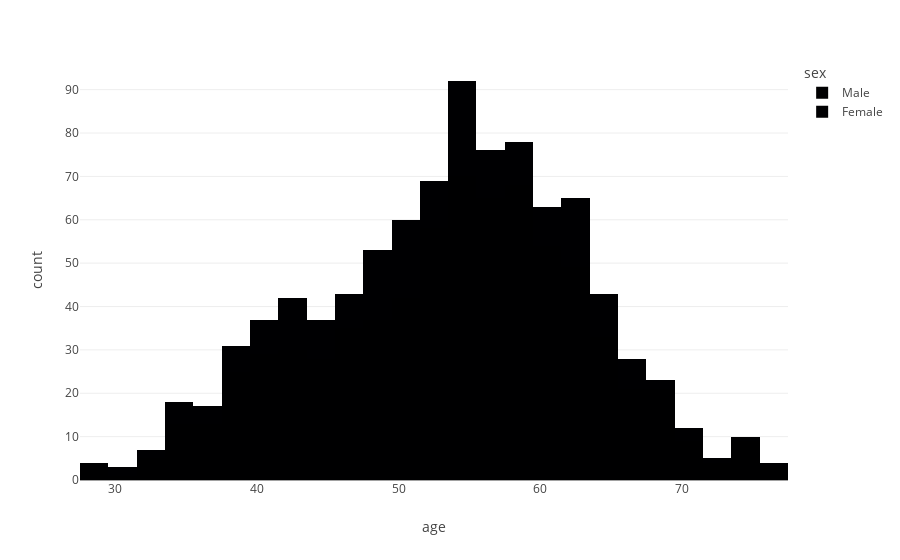

The notebook cell this image was saved under:
### Code cell
import plotly.express as px
fig = px.histogram(data_frame=df, x='age', color='sex')
fig.show()

### Figure 1 — Plotly figure (JSON) as saved in the notebook; plotly's stock layout.template omitted (floating-point values rounded to 4 significant figures; data arrays with more than 128 entries replaced by an {"elided": "..."} marker saying what was removed)
{"data": [{"alignmentgroup": "True", "bingroup": "x", "hovertemplate": "sex=Male<br>age=%{x}<br>count=%{y}<extra></extra>", "legendgroup": "Male", "marker": {"color": "#000001", "pattern": {"shape": ""}}, "name": "Male", "offsetgroup": "Male", "orientation": "v", "showlegend": true, "type": "histogram", "x": {"elided": "726 int values"}, "xaxis": "x", "yaxis": "y"}, {"alignmentgroup": "True", "bingroup": "x", "hovertemplate": "sex=Female<br>age=%{x}<br>count=%{y}<extra></extra>", "legendgroup": "Female", "marker": {"color": "#000002", "pattern": {"shape": ""}}, "name": "Female", "offsetgroup": "Female", "orientation": "v", "showlegend": true, "type": "histogram", "x": {"elided": "194 int values"}, "xaxis": "x", "yaxis": "y"}], "layout": {"barmode": "relative", "legend": {"title": {"text": "sex"}, "tracegroupgap": 0}, "margin": {"t": 60}, "xaxis": {"anchor": "y", "domain": [0, 1], "title": {"text": "age"}}, "yaxis": {"anchor": "x", "domain": [0, 1], "title": {"text": "count"}}}}
